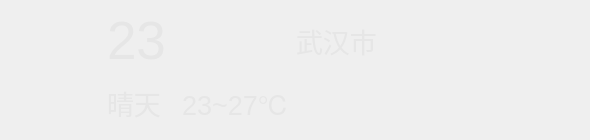
   <widget class="QWidget" name="widgetUp" native="true">
    <property name="geometry">
     <rect>
      <x>9</x>
      <y>75</y>
      <width>590</width>
      <height>140</height>
     </rect>
    </property>
    <property name="minimumSize">
     <size>
      <width>590</width>
      <height>140</height>
     </size>
    </property>
    <property name="maximumSize">
     <size>
      <width>590</width>
      <height>140</height>
     </size>
    </property>
    <property name="styleSheet">
     <string notr="true">color:rgb(230,230,230);</string>
    </property>
    <layout class="QHBoxLayout" name="horizontalLayout">
     <item>
      <widget class="QLabel" name="weatherIcon">
       <property name="minimumSize">
        <size>
         <width>90</width>
         <height>90</height>
        </size>
       </property>
       <property name="maximumSize">
        <size>
         <width>90</width>
         <height>90</height>
        </size>
       </property>
       <property name="text">
        <string/>
       </property>
       <property name="pixmap">
        <pixmap resource="main.qrc">:/res/type/Qing.png</pixmap>
       </property>
       <property name="scaledContents">
        <bool>true</bool>
       </property>
      </widget>
     </item>
     <item>
      <layout class="QGridLayout" name="gridLayout_2">
       <item row="0" column="0">
        <widget class="QLabel" name="realtimeTemperature">
         <property name="font">
          <font>
           <pointsize>40</pointsize>
          </font>
         </property>
         <property name="text">
          <string>23</string>
         </property>
        </widget>
       </item>
       <item row="0" column="2">
        <widget class="QLabel" name="city">
         <property name="font">
          <font>
           <pointsize>20</pointsize>
          </font>
         </property>
         <property name="text">
          <string>武汉市</string>
         </property>
        </widget>
       </item>
       <item row="1" column="0">
        <widget class="QLabel" name="weather">
         <property name="font">
          <font>
           <pointsize>20</pointsize>
          </font>
         </property>
         <property name="text">
          <string>晴天  </string>
         </property>
        </widget>
       </item>
       <item row="1" column="1">
        <widget class="QLabel" name="temRange">
         <property name="font">
          <font>
           <pointsize>20</pointsize>
          </font>
         </property>
         <property name="text">
          <string>23~27℃</string>
         </property>
        </widget>
       </item>
       <item row="1" column="2">
        <spacer name="horizontalSpacer">
         <property name="orientation">
          <enum>Qt::Horizontal</enum>
         </property>
         <property name="sizeHint" stdset="0">
          <size>
           <width>40</width>
           <height>20</height>
          </size>
         </property>
        </spacer>
       </item>
      </layout>
     </item>
    </layout>
   </widget>
